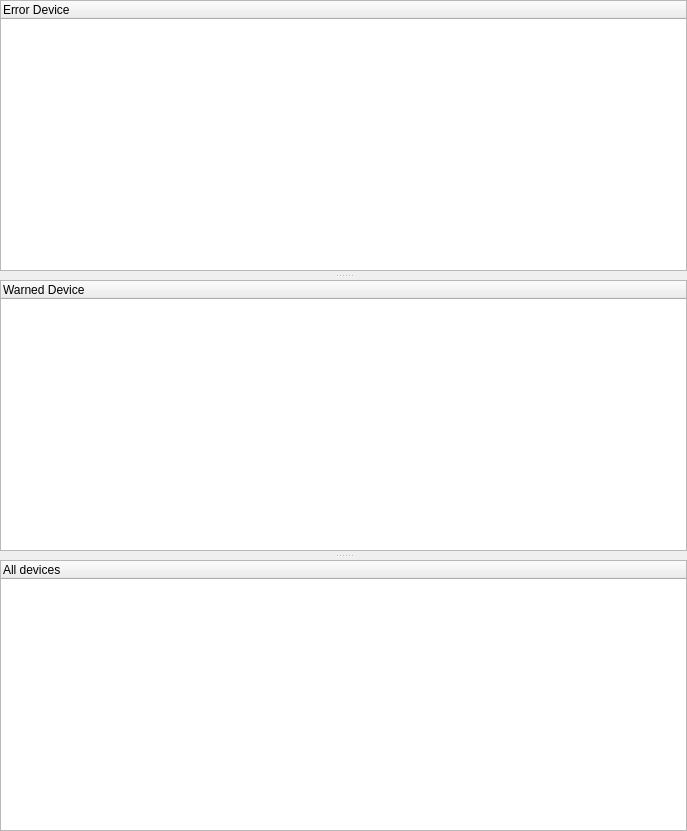
<?xml version="1.0" encoding="UTF-8"?>
<ui version="4.0">
 <class>RobotMonitorWidget</class>
 <widget class="QWidget" name="RobotMonitorWidget">
  <property name="geometry">
   <rect>
    <x>0</x>
    <y>0</y>
    <width>687</width>
    <height>831</height>
   </rect>
  </property>
  <property name="windowTitle">
   <string>Runtime Monitor</string>
  </property>
  <layout class="QVBoxLayout" name="vlayout_top">
   <property name="spacing">
    <number>0</number>
   </property>
   <property name="margin">
    <number>0</number>
   </property>
   <item>
    <widget class="QSplitter" name="splitter">
     <property name="orientation">
      <enum>Qt::Vertical</enum>
     </property>
     <property name="handleWidth">
      <number>9</number>
     </property>
     
    
     <widget class="QTreeWidget" name="err_tree">
      <property name="alternatingRowColors">
       <bool>true</bool>
      </property>
      <column>
       <property name="text">
        <string notr="true">Error Device</string>
       </property>
      </column>
     </widget>
     <widget class="QTreeWidget" name="warn_tree">
      <property name="alternatingRowColors">
       <bool>true</bool>
      </property>
      <column>
       <property name="text">
        <string notr="true">Warned Device</string>
       </property>
      </column>
     </widget>

     <widget class="QTreeWidget" name="tree_all_devices">
      <property name="alternatingRowColors">
       <bool>true</bool>
      </property>
      <column>
       <property name="text">
        <string notr="true">All devices</string>
       </property>
       <property name="toolTip">
        <string/>
       </property>
       <property name="statusTip">
        <string/>
       </property>
      </column>
     </widget>
    </widget>
   </item>
  </layout>
 </widget>
 <resources/>
 <connections/>
</ui>
